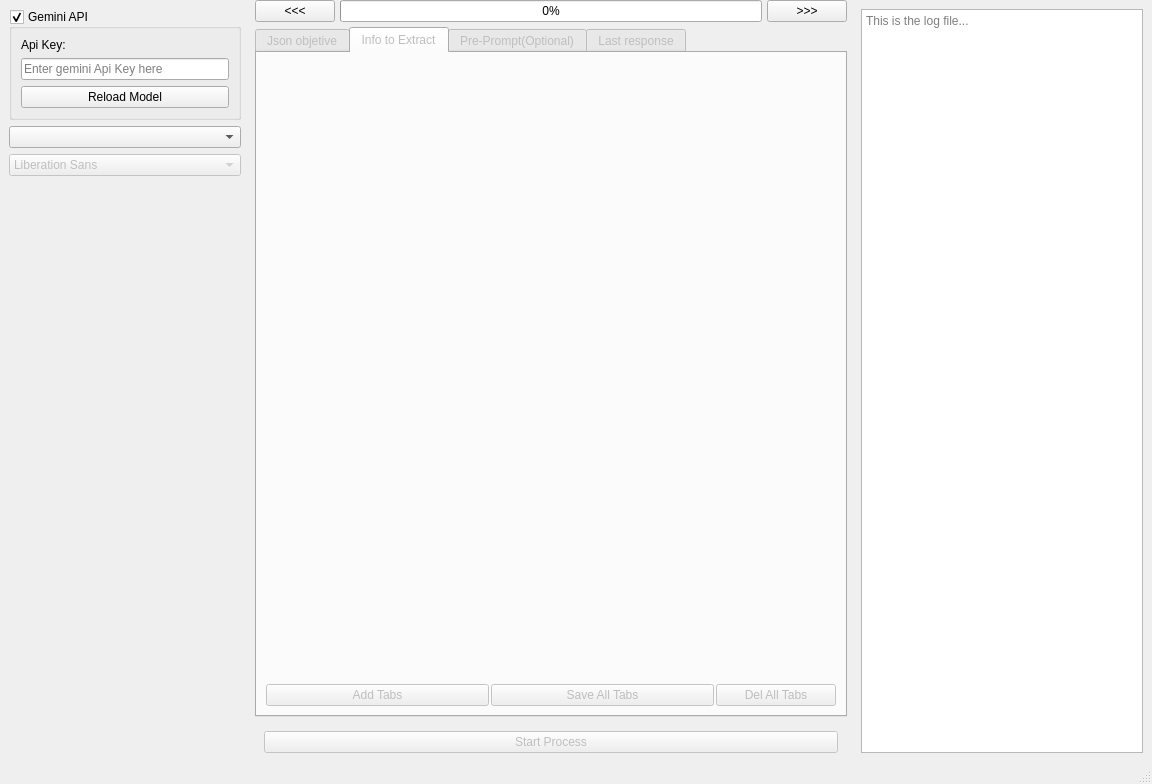
<?xml version="1.0" encoding="UTF-8"?>
<ui version="4.0">
 <class>MainWindow</class>
 <widget class="QMainWindow" name="MainWindow">
  <property name="enabled">
   <bool>true</bool>
  </property>
  <property name="geometry">
   <rect>
    <x>0</x>
    <y>0</y>
    <width>1152</width>
    <height>784</height>
   </rect>
  </property>
  <property name="windowTitle">
   <string>Json Manager v0.3</string>
  </property>
  <property name="windowIcon">
   <iconset>
    <normaloff>../__main__.svg</normaloff>../__main__.svg</iconset>
  </property>
  <property name="styleSheet">
   <string notr="true"/>
  </property>
  <widget class="QWidget" name="mainWidget">
   <layout class="QHBoxLayout" name="horizontalLayout">
    <property name="spacing">
     <number>5</number>
    </property>
    <property name="leftMargin">
     <number>0</number>
    </property>
    <property name="topMargin">
     <number>0</number>
    </property>
    <property name="rightMargin">
     <number>0</number>
    </property>
    <property name="bottomMargin">
     <number>0</number>
    </property>
    <item>
     <widget class="QWidget" name="leftPanel" native="true">
      <property name="maximumSize">
       <size>
        <width>250</width>
        <height>16777215</height>
       </size>
      </property>
      <layout class="QVBoxLayout" name="verticalLayout">
       <item>
        <widget class="QGroupBox" name="groupBoxApiGemini">
         <property name="title">
          <string>Gemini API</string>
         </property>
         <property name="checkable">
          <bool>true</bool>
         </property>
         <layout class="QVBoxLayout" name="verticalLayout_10">
          <item>
           <widget class="QLabel" name="labelApiKey">
            <property name="text">
             <string>Api Key:</string>
            </property>
           </widget>
          </item>
          <item>
           <widget class="QLineEdit" name="lineEditApiKey">
            <property name="text">
             <string/>
            </property>
            <property name="maxLength">
             <number>39</number>
            </property>
            <property name="echoMode">
             <enum>QLineEdit::PasswordEchoOnEdit</enum>
            </property>
            <property name="placeholderText">
             <string>Enter gemini Api Key here</string>
            </property>
            <property name="clearButtonEnabled">
             <bool>true</bool>
            </property>
           </widget>
          </item>
          <item>
           <widget class="QPushButton" name="buttonReloadModel">
            <property name="cursor">
             <cursorShape>PointingHandCursor</cursorShape>
            </property>
            <property name="text">
             <string>Reload Model</string>
            </property>
           </widget>
          </item>
         </layout>
        </widget>
       </item>
       <item>
        <widget class="QComboBox" name="comboBoxThemes"/>
       </item>
       <item>
        <widget class="QFontComboBox" name="fontComboBox">
         <property name="enabled">
          <bool>false</bool>
         </property>
         <property name="editable">
          <bool>false</bool>
         </property>
        </widget>
       </item>
       <item>
        <spacer name="verticalSpacer">
         <property name="orientation">
          <enum>Qt::Vertical</enum>
         </property>
         <property name="sizeHint" stdset="0">
          <size>
           <width>20</width>
           <height>40</height>
          </size>
         </property>
        </spacer>
       </item>
       <item>
        <spacer name="horizontalSpacer_5">
         <property name="orientation">
          <enum>Qt::Horizontal</enum>
         </property>
         <property name="sizeHint" stdset="0">
          <size>
           <width>175</width>
           <height>20</height>
          </size>
         </property>
        </spacer>
       </item>
      </layout>
     </widget>
    </item>
    <item>
     <layout class="QVBoxLayout" name="centralLayout">
      <item>
       <layout class="QHBoxLayout" name="superiorButtonArea">
        <item>
         <widget class="QPushButton" name="leftHideButton">
          <property name="cursor">
           <cursorShape>PointingHandCursor</cursorShape>
          </property>
          <property name="text">
           <string>&lt;&lt;&lt;</string>
          </property>
         </widget>
        </item>
        <item>
         <widget class="QProgressBar" name="progressBarTotal">
          <property name="value">
           <number>0</number>
          </property>
          <property name="alignment">
           <set>Qt::AlignCenter</set>
          </property>
         </widget>
        </item>
        <item>
         <widget class="QPushButton" name="rightHideButton">
          <property name="cursor">
           <cursorShape>PointingHandCursor</cursorShape>
          </property>
          <property name="text">
           <string>&gt;&gt;&gt;</string>
          </property>
         </widget>
        </item>
       </layout>
      </item>
      <item>
       <widget class="QTabWidget" name="centralTabWidget">
        <property name="enabled">
         <bool>false</bool>
        </property>
        <property name="tabPosition">
         <enum>QTabWidget::North</enum>
        </property>
        <property name="tabShape">
         <enum>QTabWidget::Rounded</enum>
        </property>
        <property name="currentIndex">
         <number>1</number>
        </property>
        <property name="elideMode">
         <enum>Qt::ElideNone</enum>
        </property>
        <property name="documentMode">
         <bool>false</bool>
        </property>
        <property name="movable">
         <bool>false</bool>
        </property>
        <widget class="QWidget" name="tabObjetive">
         <attribute name="title">
          <string>Json objetive</string>
         </attribute>
         <layout class="QVBoxLayout" name="verticalLayout_3">
          <item>
           <widget class="QTextEdit" name="jsonObjetiveText">
            <property name="html">
             <string>&lt;!DOCTYPE HTML PUBLIC &quot;-//W3C//DTD HTML 4.0//EN&quot; &quot;http://www.w3.org/TR/REC-html40/strict.dtd&quot;&gt;
&lt;html&gt;&lt;head&gt;&lt;meta name=&quot;qrichtext&quot; content=&quot;1&quot; /&gt;&lt;style type=&quot;text/css&quot;&gt;
p, li { white-space: pre-wrap; }
&lt;/style&gt;&lt;/head&gt;&lt;body style=&quot; font-family:'MS Shell Dlg 2'; font-size:7.8pt; font-weight:400; font-style:normal;&quot;&gt;
&lt;p style=&quot;-qt-paragraph-type:empty; margin-top:0px; margin-bottom:0px; margin-left:0px; margin-right:0px; -qt-block-indent:0; text-indent:0px;&quot;&gt;&lt;br /&gt;&lt;/p&gt;&lt;/body&gt;&lt;/html&gt;</string>
            </property>
            <property name="tabStopWidth">
             <number>40</number>
            </property>
            <property name="acceptRichText">
             <bool>false</bool>
            </property>
            <property name="placeholderText">
             <string>Write the Original Json skeleton Here</string>
            </property>
           </widget>
          </item>
          <item>
           <layout class="QHBoxLayout" name="loadJsonLayout">
            <item>
             <widget class="QLineEdit" name="loadJsonObjetiveRoute"/>
            </item>
            <item>
             <widget class="QPushButton" name="loadJsonObjetiveButton">
              <property name="text">
               <string>Load File</string>
              </property>
             </widget>
            </item>
           </layout>
          </item>
         </layout>
        </widget>
        <widget class="QWidget" name="tabTTS">
         <attribute name="title">
          <string>Info to Extract</string>
         </attribute>
         <layout class="QVBoxLayout" name="verticalLayout_7">
          <item>
           <widget class="DragDropTabWidget" name="tabInfoToExtract">
            <property name="currentIndex">
             <number>-1</number>
            </property>
            <property name="documentMode">
             <bool>true</bool>
            </property>
            <property name="tabsClosable">
             <bool>true</bool>
            </property>
            <property name="movable">
             <bool>true</bool>
            </property>
            <property name="tabBarAutoHide">
             <bool>false</bool>
            </property>
           </widget>
          </item>
          <item>
           <layout class="QHBoxLayout" name="horizontalLayout_3">
            <property name="spacing">
             <number>2</number>
            </property>
            <item>
             <widget class="QPushButton" name="buttonAddTabInfo">
              <property name="cursor">
               <cursorShape>PointingHandCursor</cursorShape>
              </property>
              <property name="text">
               <string>Add Tabs</string>
              </property>
             </widget>
            </item>
            <item>
             <widget class="QPushButton" name="buttonSaveAllTabs">
              <property name="cursor">
               <cursorShape>PointingHandCursor</cursorShape>
              </property>
              <property name="text">
               <string>Save All Tabs</string>
              </property>
             </widget>
            </item>
            <item>
             <widget class="QPushButton" name="buttonDeleteAllTabs">
              <property name="maximumSize">
               <size>
                <width>120</width>
                <height>16777215</height>
               </size>
              </property>
              <property name="text">
               <string>Del All Tabs</string>
              </property>
             </widget>
            </item>
           </layout>
          </item>
         </layout>
        </widget>
        <widget class="QWidget" name="tabPreprompt">
         <attribute name="title">
          <string>Pre-Prompt(Optional)</string>
         </attribute>
         <layout class="QVBoxLayout" name="verticalLayout_8">
          <item>
           <widget class="QLabel" name="label">
            <property name="text">
             <string>&lt;!DOCTYPE HTML PUBLIC &quot;-//W3C//DTD HTML 4.0//EN&quot; &quot;http://www.w3.org/TR/REC-html40/strict.dtd&quot;&gt;
&lt;html&gt;&lt;head&gt;&lt;meta name=&quot;qrichtext&quot; content=&quot;1&quot; /&gt;&lt;style type=&quot;text/css&quot;&gt;
p, li { white-space: pre-wrap; }
&lt;/style&gt;&lt;/head&gt;&lt;body style=&quot; font-family:'MS Shell Dlg 2'; font-size:8pt; font-weight:400; font-style:normal;&quot;&gt;
&lt;p align=&quot;center&quot; style=&quot; margin-top:12px; margin-bottom:12px; margin-left:0px; margin-right:0px; -qt-block-indent:0; text-indent:0px;&quot;&gt;&lt;span style=&quot; font-size:16pt; font-weight:600; color:#aa0000;&quot;&gt;Warning&lt;/span&gt;&lt;span style=&quot; font-size:16pt; font-weight:600;&quot;&gt;: Only change this if you know what you're doing!&lt;/span&gt;&lt;/p&gt;&lt;/body&gt;&lt;/html&gt;</string>
            </property>
            <property name="alignment">
             <set>Qt::AlignCenter</set>
            </property>
            <property name="wordWrap">
             <bool>true</bool>
            </property>
           </widget>
          </item>
          <item>
           <widget class="QTextEdit" name="textPrePrompt">
            <property name="html">
             <string>&lt;!DOCTYPE HTML PUBLIC &quot;-//W3C//DTD HTML 4.0//EN&quot; &quot;http://www.w3.org/TR/REC-html40/strict.dtd&quot;&gt;
&lt;html&gt;&lt;head&gt;&lt;meta name=&quot;qrichtext&quot; content=&quot;1&quot; /&gt;&lt;style type=&quot;text/css&quot;&gt;
p, li { white-space: pre-wrap; }
&lt;/style&gt;&lt;/head&gt;&lt;body style=&quot; font-family:'MS Shell Dlg 2'; font-size:7.8pt; font-weight:400; font-style:normal;&quot;&gt;
&lt;p style=&quot; margin-top:0px; margin-bottom:0px; margin-left:0px; margin-right:0px; -qt-block-indent:0; text-indent:0px;&quot;&gt;&lt;span style=&quot; font-size:8pt;&quot;&gt;You must fill in the 'json_objective' file with the information provided in 'text_to_extract'. If any information is missing, write it as a null value, but if has a Default value use it. Do not include 'explanation' keys in the JSON, as your sole purpose is to write the filled JSON, and no information can be missing.&lt;/span&gt;&lt;/p&gt;&lt;/body&gt;&lt;/html&gt;</string>
            </property>
            <property name="tabStopWidth">
             <number>40</number>
            </property>
            <property name="acceptRichText">
             <bool>false</bool>
            </property>
            <property name="placeholderText">
             <string>This is a preprompt, restart application to restart original prompt.</string>
            </property>
           </widget>
          </item>
         </layout>
        </widget>
        <widget class="QWidget" name="tabResponse">
         <attribute name="title">
          <string>Last response</string>
         </attribute>
         <layout class="QVBoxLayout" name="verticalLayout_9">
          <item>
           <widget class="QTextEdit" name="textResponse">
            <property name="tabStopWidth">
             <number>40</number>
            </property>
           </widget>
          </item>
          <item>
           <widget class="QProgressBar" name="progressBarResponse">
            <property name="maximum">
             <number>100</number>
            </property>
            <property name="value">
             <number>0</number>
            </property>
            <property name="textVisible">
             <bool>true</bool>
            </property>
            <property name="orientation">
             <enum>Qt::Horizontal</enum>
            </property>
            <property name="invertedAppearance">
             <bool>false</bool>
            </property>
            <property name="textDirection">
             <enum>QProgressBar::TopToBottom</enum>
            </property>
           </widget>
          </item>
         </layout>
        </widget>
       </widget>
      </item>
      <item>
       <widget class="QWidget" name="widget" native="true">
        <layout class="QHBoxLayout" name="horizontalLayout_2">
         <item>
          <widget class="QPushButton" name="buttonStartProcess">
           <property name="enabled">
            <bool>false</bool>
           </property>
           <property name="cursor">
            <cursorShape>PointingHandCursor</cursorShape>
           </property>
           <property name="text">
            <string>Start Process</string>
           </property>
           <property name="checkable">
            <bool>false</bool>
           </property>
          </widget>
         </item>
        </layout>
       </widget>
      </item>
     </layout>
    </item>
    <item>
     <widget class="QWidget" name="rightPanel" native="true">
      <property name="maximumSize">
       <size>
        <width>300</width>
        <height>16777215</height>
       </size>
      </property>
      <layout class="QVBoxLayout" name="verticalLayout_2">
       <item>
        <widget class="QTextEdit" name="logTextEdit">
         <property name="inputMethodHints">
          <set>Qt::ImhMultiLine</set>
         </property>
         <property name="readOnly">
          <bool>true</bool>
         </property>
         <property name="tabStopWidth">
          <number>40</number>
         </property>
         <property name="placeholderText">
          <string>This is the log file...</string>
         </property>
        </widget>
       </item>
       <item>
        <spacer name="horizontalSpacer">
         <property name="orientation">
          <enum>Qt::Horizontal</enum>
         </property>
         <property name="sizeHint" stdset="0">
          <size>
           <width>40</width>
           <height>0</height>
          </size>
         </property>
        </spacer>
       </item>
      </layout>
     </widget>
    </item>
   </layout>
  </widget>
  <widget class="QMenuBar" name="menubar">
   <property name="geometry">
    <rect>
     <x>0</x>
     <y>0</y>
     <width>1152</width>
     <height>26</height>
    </rect>
   </property>
   <property name="defaultUp">
    <bool>false</bool>
   </property>
  </widget>
  <widget class="QStatusBar" name="statusbar"/>
 </widget>
 <customwidgets>
  <customwidget>
   <class>DragDropTabWidget</class>
   <extends>QTabWidget</extends>
   <header>defs/promotions</header>
   <container>1</container>
  </customwidget>
 </customwidgets>
 <tabstops>
  <tabstop>jsonObjetiveText</tabstop>
  <tabstop>loadJsonObjetiveRoute</tabstop>
  <tabstop>loadJsonObjetiveButton</tabstop>
  <tabstop>rightHideButton</tabstop>
  <tabstop>leftHideButton</tabstop>
  <tabstop>centralTabWidget</tabstop>
  <tabstop>textPrePrompt</tabstop>
  <tabstop>textResponse</tabstop>
 </tabstops>
 <resources/>
 <connections/>
</ui>
